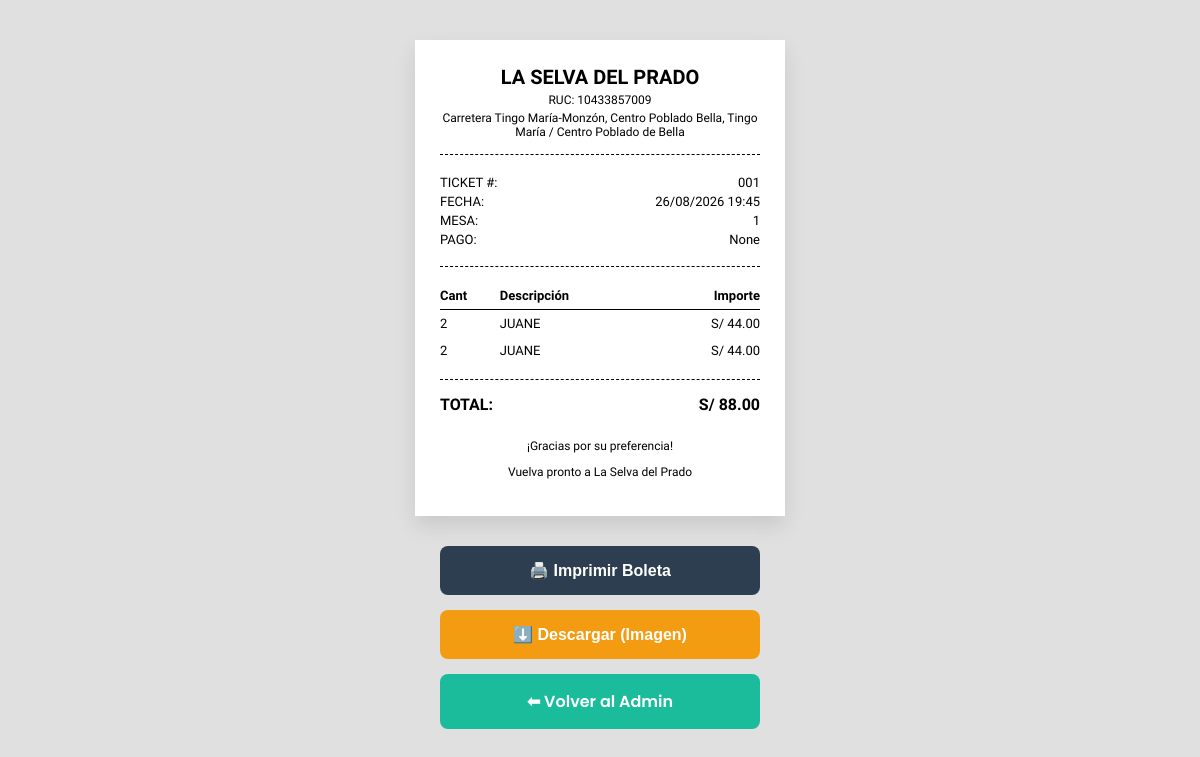
/admin/boleta/1 (signed in), run on an earlier commit of the app's database.
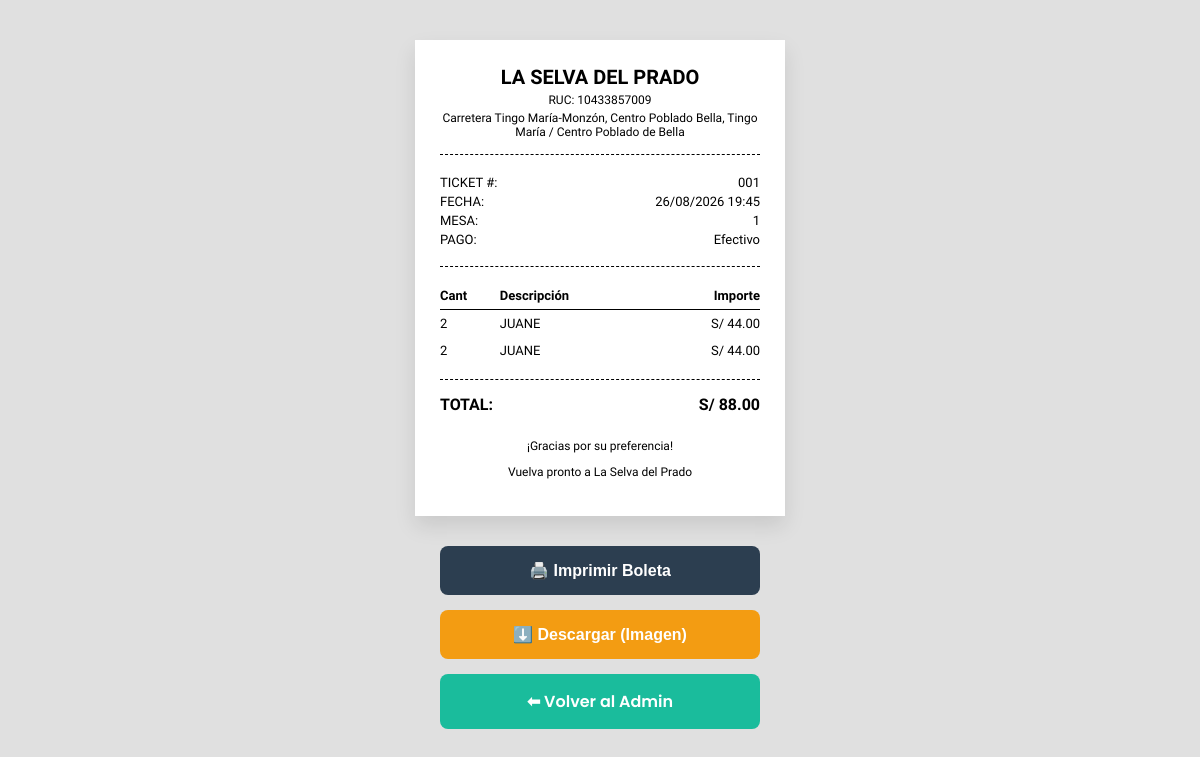
And on a later commit of the database.
### app.py (models this page shows)
class Pedido(db.Model):
    id = db.Column(db.Integer, primary_key=True)
    mesa_id = db.Column(db.Integer, db.ForeignKey('mesa.id'), nullable=False)
    estado = db.Column(db.String(50), default='Pendiente')
    total = db.Column(db.Float, default=0.0)
    fecha_hora = db.Column(db.DateTime, default=datetime.utcnow)
    metodo_pago = db.Column(db.String(50), nullable=True)
    detalles = db.relationship('DetallePedido', backref='pedido', lazy=True)

class Mesa(db.Model):
    id = db.Column(db.Integer, primary_key=True)
    numero = db.Column(db.Integer, unique=True, nullable=False)
    password_hash = db.Column(db.String(255), nullable=False)
    pedidos = db.relationship('Pedido', backref='mesa_asignada', lazy=True)

class DetallePedido(db.Model):
    id = db.Column(db.Integer, primary_key=True)
    pedido_id = db.Column(db.Integer, db.ForeignKey('pedido.id'), nullable=False)
    plato_id = db.Column(db.Integer, db.ForeignKey('plato.id'), nullable=False)
    cantidad = db.Column(db.Integer, nullable=False)
    precio_unitario = db.Column(db.Float, nullable=False)
    plato = db.relationship('Plato')

class Plato(db.Model):
    id = db.Column(db.Integer, primary_key=True)
    nombre = db.Column(db.String(100), nullable=False)
    descripcion = db.Column(db.Text, nullable=True)
    precio = db.Column(db.Float, nullable=False)
    categoria = db.Column(db.String(50), nullable=False)
    imagen = db.Column(db.String(300), default='https://images.unsplash.com/photo-1546069901-ba9599a7e63c?auto=format&fit=crop&w=300&q=80')
    disponible = db.Column(db.Boolean, default=True)

### app.py (the view)
@app.route('/admin/boleta/<int:pedido_id>')
def ver_boleta(pedido_id):
    if not session.get('admin_logged_in'):
        return redirect(url_for('admin_login'))
    pedido = Pedido.query.get_or_404(pedido_id)
    return render_template('boleta.html', pedido=pedido)

### templates/boleta.html (shortened to what this page needs)
<!DOCTYPE html>
<html lang="es">
<head>
</head>
<body>
    <div class="ticket" id="boleta-ticket">
        <div class="header">
            <h2>La Selva del Prado</h2>
            <p>RUC: 10433857009</p>
            <p>Carretera Tingo María-Monzón, Centro Poblado Bella, Tingo María / Centro Poblado de Bella</p>
        </div>
        <div class="info">
            <p><span>TICKET #:</span> <span>00{{ pedido.id }}</span></p>
            <p><span>FECHA:</span> <span>{{ pedido.fecha_hora.strftime('%d/%m/%Y %H:%M') }}</span></p>
            <p><span>MESA:</span> <span>{{ pedido.mesa_asignada.numero }}</span></p>
            <p><span>PAGO:</span> <span>{{ pedido.metodo_pago }}</span></p>
        </div>
        <table class="items">
            <thead>
                <tr>
                    <th>Cant</th>
                    <th>Descripción</th>
                    <th class="price">Importe</th>
                </tr>
            </thead>
            <tbody>
                {% for detalle in pedido.detalles %}
                <tr>
                    <td>{{ detalle.cantidad }}</td>
                    <td>{{ detalle.plato.nombre }}</td>
                    <td class="price">S/ {{ "%.2f"|format(detalle.precio_unitario * detalle.cantidad) }}</td>
                </tr>
                {% endfor %}
            </tbody>
        </table>
        <div class="totals">
            <div class="row">
                <span>TOTAL:</span>
                <span>S/ {{ "%.2f"|format(pedido.total) }}</span>
            </div>
        </div>
        <div class="footer">
            <p>¡Gracias por su preferencia!</p>
            <p>Vuelva pronto a La Selva del Prado</p>
        </div>
    </div>
    <div class="actions">
        <button class="btn btn-print" onclick="window.print()">🖨️ Imprimir Boleta</button>
        <button class="btn btn-download" onclick="descargarBoleta()">⬇️ Descargar (Imagen)</button>
        <a href="/admin" class="btn btn-back">⬅ Volver al Admin</a>
    </div>
</body>
</html>

### templates/boleta.html (style rules this page uses)
body { font-family: 'Courier Prime', monospace; background-color: #e0e0e0; display: flex; flex-direction: column; align-items: center; margin-top: 40px; padding-bottom: 40px; }
.ticket { background-color: white; width: 320px; padding: 25px; box-shadow: 0 10px 20px rgba(0,0,0,0.1); color: #000; }
.header { text-align: center; margin-bottom: 20px; border-bottom: 1px dashed #000; padding-bottom: 15px; }
.header h2 { margin: 0; font-size: 20px; text-transform: uppercase; }
.header p { margin: 4px 0 0 0; font-size: 12px; }
.info { font-size: 13px; margin-bottom: 15px; border-bottom: 1px dashed #000; padding-bottom: 15px; }
.info p { margin: 4px 0; display: flex; justify-content: space-between; }
.items { width: 100%; font-size: 13px; border-collapse: collapse; margin-bottom: 15px; }
.items th, .items td { padding: 6px 0; }
.items th { border-bottom: 1px solid #000; text-align: left; }
.items .price { text-align: right; }
.totals { border-top: 1px dashed #000; padding-top: 15px; font-size: 16px; font-weight: bold; }
.totals .row { display: flex; justify-content: space-between; margin-bottom: 5px; }
.footer { text-align: center; margin-top: 25px; font-size: 12px; }
.actions { margin-top: 30px; display: flex; flex-direction: column; gap: 15px; font-family: 'Poppins', sans-serif; width: 320px; }
.btn { padding: 15px; border: none; cursor: pointer; font-weight: 600; border-radius: 8px; font-size: 1rem; text-decoration: none; color: white; text-align: center; display: flex; justify-content: center; align-items: center; gap: 10px; transition: 0.3s; box-sizing: border-box; width: 100%; }
.btn-print { background-color: #2c3e50; }
.btn-download { background-color: #f39c12; }
.btn-back { background-color: #1abc9c; }

What changed in the data, as far as the page shows it:
changed Pedido id 1: metodo_pago "None" → "Efectivo"
